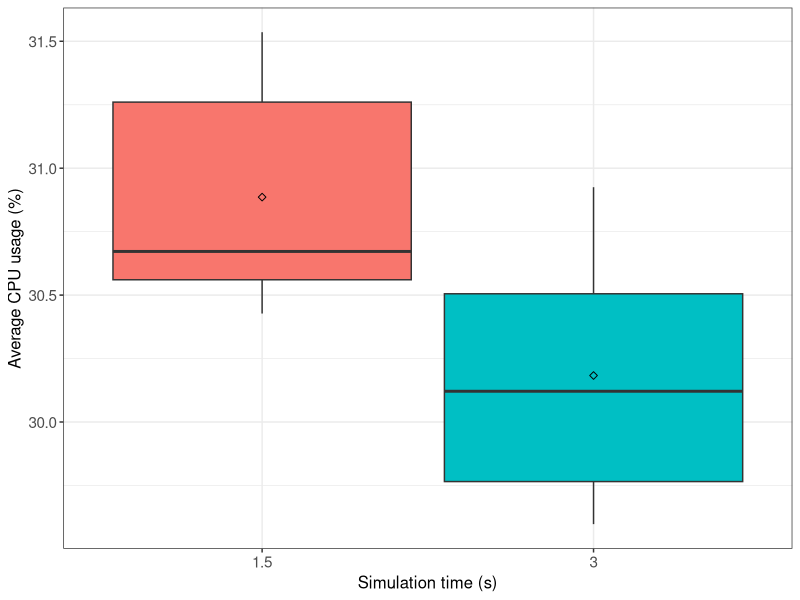
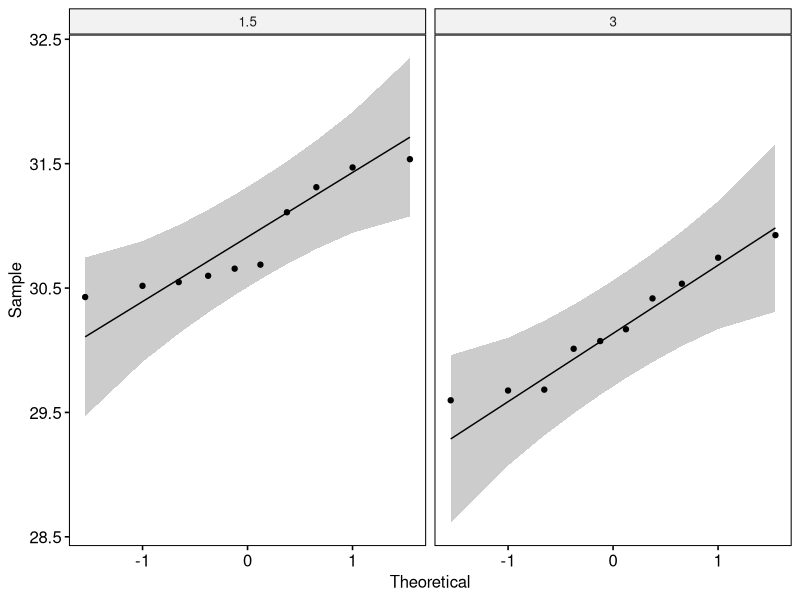

Reproduce these figures in R, in order.
## ---- chunk 1
if (!require('tidyverse')) install.packages('tidyverse', dependencies = TRUE); library('tidyverse')
if (!require('ggpubr')) install.packages('ggpubr', dependencies = TRUE); library('ggpubr')
if (!require('rstatix')) install.packages('rstatix', dependencies = TRUE); library('rstatix')
if (!require('ggplot2')) install.packages('ggplot2', dependencies = TRUE); library('ggplot2')
if (!require('coin')) install.packages('coin', dependencies = TRUE); library('coin')
## ---- chunk 2
data <- read.csv(file = '../../raw_data/test_sim_period/run_table.csv')
data <- subset(data, select = c(X__run_id, sim_period, avg_cpu_util))
data$sim_period <- as.factor(data$sim_period)
data$avg_cpu_util <- as.numeric(data$avg_cpu_util)
## ---- chunk 3
data %>%
  group_by(sim_period) %>%
  get_summary_stats(avg_cpu_util, type = "mean_sd")
## ---- chunk 4
#pdf(file = "../../figures/sim_time_effect/cpu-usage.pdf")

ggplot(data, aes(x = sim_period, y = avg_cpu_util, fill = sim_period)) +
  theme_bw() + 
  geom_boxplot(width = 0.9, outlier.size = 0.5) + 
  stat_summary(fun = mean, color = 'black', geom = 'point', shape = 5, size = 1.5) +
  labs(x = "Simulation time (s)", y = "Average CPU usage (%)") +
  theme(legend.position = 'none') +
  theme(
    axis.title.x = element_text(size = 12, family = 'sans'),
    axis.title.y = element_text(size = 12, family = 'sans'),
    axis.text.x = element_text(size = 11, family = 'sans'),
    axis.text.y = element_text(size = 11, family = 'sans')
  )

#dev.off()
## ---- chunk 5
data %>% 
  group_by(sim_period) %>%
  identify_outliers(avg_cpu_util)
## ---- chunk 6
ggqqplot(data, x = "avg_cpu_util", facet.by = "sim_period")
## ---- chunk 7
data %>%
  group_by(sim_period) %>%
  shapiro_test(avg_cpu_util)
## ---- chunk 8
data %>%
  t_test(avg_cpu_util ~ sim_period) %>%
  add_significance()
## ---- chunk 9
data %>%
  cohens_d(avg_cpu_util ~ sim_period)
